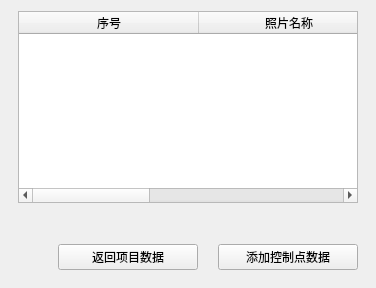
                     <widget class="QWidget" name="page_10">
                      <layout class="QVBoxLayout" name="verticalLayout_34">
                       <property name="leftMargin">
                        <number>18</number>
                       </property>
                       <property name="rightMargin">
                        <number>18</number>
                       </property>
                       <property name="bottomMargin">
                        <number>18</number>
                       </property>
                       <item>
                        <widget class="QTableWidget" name="tableWidgetCoord_3">
                         <property name="editTriggers">
                          <set>QAbstractItemView::NoEditTriggers</set>
                         </property>
                         <property name="selectionBehavior">
                          <enum>QAbstractItemView::SelectRows</enum>
                         </property>
                         <property name="verticalScrollMode">
                          <enum>QAbstractItemView::ScrollPerPixel</enum>
                         </property>
                         <property name="horizontalScrollMode">
                          <enum>QAbstractItemView::ScrollPerPixel</enum>
                         </property>
                         <attribute name="horizontalHeaderDefaultSectionSize">
                          <number>180</number>
                         </attribute>
                         <attribute name="horizontalHeaderStretchLastSection">
                          <bool>true</bool>
                         </attribute>
                         <attribute name="verticalHeaderVisible">
                          <bool>false</bool>
                         </attribute>
                         <attribute name="verticalHeaderDefaultSectionSize">
                          <number>25</number>
                         </attribute>
                         <column>
                          <property name="text">
                           <string>序号</string>
                          </property>
                         </column>
                         <column>
                          <property name="text">
                           <string>照片名称</string>
                          </property>
                         </column>
                         <column>
                          <property name="text">
                           <string>经度(x)</string>
                          </property>
                         </column>
                         <column>
                          <property name="text">
                           <string>纬度(y)</string>
                          </property>
                         </column>
                         <column>
                          <property name="text">
                           <string>高程(h)</string>
                          </property>
                         </column>
                        </widget>
                       </item>
                       <item>
                        <layout class="QHBoxLayout" name="horizontalLayout_31">
                         <property name="topMargin">
                          <number>9</number>
                         </property>
                         <item>
                          <spacer name="horizontalSpacer_13">
                           <property name="orientation">
                            <enum>Qt::Horizontal</enum>
                           </property>
                           <property name="sizeHint" stdset="0">
                            <size>
                             <width>40</width>
                             <height>20</height>
                            </size>
                           </property>
                          </spacer>
                         </item>
                         <item>
                          <widget class="PaginationCtrl" name="widget_page_ctrl_submit" native="true">
                           <property name="minimumSize">
                            <size>
                             <width>20</width>
                             <height>0</height>
                            </size>
                           </property>
                           <layout class="QHBoxLayout" name="horizontalLayout_67">
                            <property name="leftMargin">
                             <number>0</number>
                            </property>
                            <property name="topMargin">
                             <number>0</number>
                            </property>
                            <property name="rightMargin">
                             <number>0</number>
                            </property>
                            <property name="bottomMargin">
                             <number>0</number>
                            </property>
                           </layout>
                          </widget>
                         </item>
                        </layout>
                       </item>
                       <item>
                        <layout class="QHBoxLayout" name="horizontalLayout_33">
                         <property name="spacing">
                          <number>20</number>
                         </property>
                         <property name="topMargin">
                          <number>0</number>
                         </property>
                         <item>
                          <spacer name="horizontalSpacer_14">
                           <property name="orientation">
                            <enum>Qt::Horizontal</enum>
                           </property>
                           <property name="sizeHint" stdset="0">
                            <size>
                             <width>40</width>
                             <height>20</height>
                            </size>
                           </property>
                          </spacer>
                         </item>
                         <item>
                          <widget class="StyleButton140" name="btnBacktoProject2">
                           <property name="minimumSize">
                            <size>
                             <width>140</width>
                             <height>0</height>
                            </size>
                           </property>
                           <property name="maximumSize">
                            <size>
                             <width>140</width>
                             <height>16777215</height>
                            </size>
                           </property>
                           <property name="text">
                            <string>返回项目数据</string>
                           </property>
                          </widget>
                         </item>
                         <item>
                          <widget class="StyleButton140" name="btnAddCtrlPoint2">
                           <property name="minimumSize">
                            <size>
                             <width>140</width>
                             <height>0</height>
                            </size>
                           </property>
                           <property name="maximumSize">
                            <size>
                             <width>140</width>
                             <height>16777215</height>
                            </size>
                           </property>
                           <property name="text">
                            <string>添加控制点数据</string>
                           </property>
                          </widget>
                         </item>
                        </layout>
                       </item>
                      </layout>
                     </widget>
